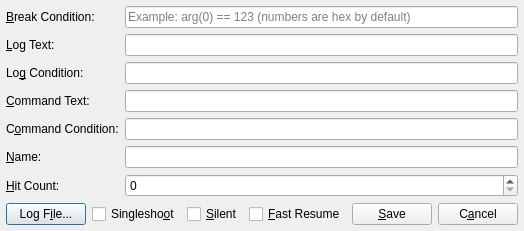
<?xml version="1.0" encoding="UTF-8"?>
<ui version="4.0">
 <class>EditBreakpointDialog</class>
 <widget class="QDialog" name="EditBreakpointDialog">
  <property name="geometry">
   <rect>
    <x>0</x>
    <y>0</y>
    <width>506</width>
    <height>221</height>
   </rect>
  </property>
  <property name="windowTitle">
   <string>Edit breakpoint</string>
  </property>
  <layout class="QVBoxLayout" name="verticalLayout">
   <property name="spacing">
    <number>6</number>
   </property>
   <property name="leftMargin">
    <number>6</number>
   </property>
   <property name="topMargin">
    <number>6</number>
   </property>
   <property name="rightMargin">
    <number>6</number>
   </property>
   <property name="bottomMargin">
    <number>6</number>
   </property>
   <item>
    <layout class="QGridLayout" name="gridLayout">
     <property name="leftMargin">
      <number>0</number>
     </property>
     <property name="bottomMargin">
      <number>0</number>
     </property>
     <property name="horizontalSpacing">
      <number>6</number>
     </property>
     <item row="1" column="0">
      <widget class="QLabel" name="labelLogText">
       <property name="toolTip">
        <string>&lt;html&gt;&lt;head/&gt;&lt;body&gt;&lt;p&gt;This text will be logged whenever the log condition is true.&lt;/p&gt;&lt;p&gt;String formatting can be used to print variables.&lt;/p&gt;&lt;/body&gt;&lt;/html&gt;</string>
       </property>
       <property name="text">
        <string>&amp;Log Text:</string>
       </property>
       <property name="buddy">
        <cstring>editLogText</cstring>
       </property>
      </widget>
     </item>
     <item row="0" column="0">
      <widget class="QLabel" name="labelBreakCondition">
       <property name="toolTip">
        <string>&lt;html&gt;&lt;head/&gt;&lt;body&gt;&lt;p&gt;If this expression evaluates to 1, the debugger will pause.&lt;/p&gt;&lt;p&gt;Set to &lt;span style=&quot; text-decoration: underline;&quot;&gt;0&lt;/span&gt; for a breakpoint that never breaks, but can still do logging and execute commands.&lt;/p&gt;&lt;/body&gt;&lt;/html&gt;</string>
       </property>
       <property name="text">
        <string>&amp;Break Condition:</string>
       </property>
       <property name="openExternalLinks">
        <bool>true</bool>
       </property>
       <property name="buddy">
        <cstring>editBreakCondition</cstring>
       </property>
      </widget>
     </item>
     <item row="0" column="1">
      <widget class="QLineEdit" name="editBreakCondition">
       <property name="placeholderText">
        <string>Example: arg(0) == 123 (numbers are hex by default)</string>
       </property>
      </widget>
     </item>
     <item row="1" column="1">
      <widget class="QLineEdit" name="editLogText"/>
     </item>
     <item row="5" column="1">
      <widget class="QLineEdit" name="editName"/>
     </item>
     <item row="2" column="1">
      <widget class="QLineEdit" name="editLogCondition"/>
     </item>
     <item row="2" column="0">
      <widget class="QLabel" name="labelLogCondition">
       <property name="toolTip">
        <string>&lt;html&gt;&lt;head/&gt;&lt;body&gt;&lt;p&gt;String logging is enabled whenever this expression is evaluated to 1.&lt;/p&gt;&lt;/body&gt;&lt;/html&gt;</string>
       </property>
       <property name="text">
        <string>Lo&amp;g Condition:</string>
       </property>
       <property name="buddy">
        <cstring>editLogCondition</cstring>
       </property>
      </widget>
     </item>
     <item row="5" column="0">
      <widget class="QLabel" name="labelName">
       <property name="text">
        <string>&amp;Name:</string>
       </property>
       <property name="buddy">
        <cstring>editName</cstring>
       </property>
      </widget>
     </item>
     <item row="3" column="0">
      <widget class="QLabel" name="labelCommandText">
       <property name="toolTip">
        <string>&lt;html&gt;&lt;head/&gt;&lt;body&gt;&lt;p&gt;This command will be executed whenever command condition is true.&lt;/p&gt;&lt;p&gt;Currently certain commands, for example, stepping from breakpoint command are not supported.&lt;/p&gt;&lt;/body&gt;&lt;/html&gt;</string>
       </property>
       <property name="text">
        <string>&amp;Command Text:</string>
       </property>
       <property name="buddy">
        <cstring>editCommandText</cstring>
       </property>
      </widget>
     </item>
     <item row="3" column="1">
      <widget class="QLineEdit" name="editCommandText"/>
     </item>
     <item row="6" column="1">
      <widget class="QSpinBox" name="spinHitCount">
       <property name="minimum">
        <number>0</number>
       </property>
       <property name="maximum">
        <number>2000000000</number>
       </property>
      </widget>
     </item>
     <item row="6" column="0">
      <widget class="QLabel" name="labelHitCount">
       <property name="toolTip">
        <string>&lt;html&gt;&lt;head/&gt;&lt;body&gt;&lt;p&gt;The number of times the breakpoint is hit.&lt;/p&gt;&lt;/body&gt;&lt;/html&gt;</string>
       </property>
       <property name="text">
        <string>&amp;Hit Count:</string>
       </property>
       <property name="buddy">
        <cstring>spinHitCount</cstring>
       </property>
      </widget>
     </item>
     <item row="4" column="0">
      <widget class="QLabel" name="labelCommandCondition">
       <property name="toolTip">
        <string>If this expression evaluates to 1, the command specified above is executed.</string>
       </property>
       <property name="text">
        <string>C&amp;ommand Condition:</string>
       </property>
       <property name="buddy">
        <cstring>editCommandCondition</cstring>
       </property>
      </widget>
     </item>
     <item row="4" column="1">
      <widget class="QLineEdit" name="editCommandCondition"/>
     </item>
    </layout>
   </item>
   <item>
    <layout class="QHBoxLayout" name="layoutSaveCancel">
     <item>
      <widget class="QPushButton" name="buttonLogFile">
       <property name="text">
        <string>Log F&amp;ile...</string>
       </property>
      </widget>
     </item>
     <item>
      <spacer name="horizontalSpacer">
       <property name="orientation">
        <enum>Qt::Horizontal</enum>
       </property>
       <property name="sizeHint" stdset="0">
        <size>
         <width>40</width>
         <height>20</height>
        </size>
       </property>
      </spacer>
     </item>
     <item>
      <widget class="QCheckBox" name="checkBoxSingleshoot">
       <property name="toolTip">
        <string>&lt;html&gt;&lt;head/&gt;&lt;body&gt;&lt;p&gt;Remove the breakpoint once it pauses the debuggee.&lt;/p&gt;&lt;/body&gt;&lt;/html&gt;</string>
       </property>
       <property name="text">
        <string>Singlesho&amp;ot</string>
       </property>
      </widget>
     </item>
     <item>
      <widget class="QCheckBox" name="checkBoxSilent">
       <property name="toolTip">
        <string>&lt;html&gt;&lt;head/&gt;&lt;body&gt;&lt;p&gt;Don't print the default breakpoint log.&lt;/p&gt;&lt;/body&gt;&lt;/html&gt;</string>
       </property>
       <property name="text">
        <string>&amp;Silent</string>
       </property>
      </widget>
     </item>
     <item>
      <widget class="QCheckBox" name="checkBoxFastResume">
       <property name="toolTip">
        <string>&lt;html&gt;&lt;head/&gt;&lt;body&gt;&lt;p&gt;Don't enable extended conditional breakpoint features and plugins.&lt;/p&gt;&lt;/body&gt;&lt;/html&gt;</string>
       </property>
       <property name="text">
        <string>&amp;Fast Resume</string>
       </property>
      </widget>
     </item>
     <item>
      <widget class="QPushButton" name="buttonSave">
       <property name="text">
        <string>&amp;Save</string>
       </property>
      </widget>
     </item>
     <item>
      <widget class="QPushButton" name="buttonCancel">
       <property name="text">
        <string>C&amp;ancel</string>
       </property>
      </widget>
     </item>
    </layout>
   </item>
  </layout>
 </widget>
 <tabstops>
  <tabstop>editBreakCondition</tabstop>
  <tabstop>editLogText</tabstop>
  <tabstop>editLogCondition</tabstop>
  <tabstop>editCommandText</tabstop>
  <tabstop>editCommandCondition</tabstop>
  <tabstop>editName</tabstop>
  <tabstop>spinHitCount</tabstop>
  <tabstop>checkBoxSingleshoot</tabstop>
  <tabstop>checkBoxSilent</tabstop>
  <tabstop>checkBoxFastResume</tabstop>
  <tabstop>buttonSave</tabstop>
  <tabstop>buttonCancel</tabstop>
 </tabstops>
 <resources/>
 <connections>
  <connection>
   <sender>buttonCancel</sender>
   <signal>clicked()</signal>
   <receiver>EditBreakpointDialog</receiver>
   <slot>reject()</slot>
   <hints>
    <hint type="sourcelabel">
     <x>397</x>
     <y>442</y>
    </hint>
    <hint type="destinationlabel">
     <x>462</x>
     <y>441</y>
    </hint>
   </hints>
  </connection>
  <connection>
   <sender>buttonSave</sender>
   <signal>clicked()</signal>
   <receiver>EditBreakpointDialog</receiver>
   <slot>accept()</slot>
   <hints>
    <hint type="sourcelabel">
     <x>279</x>
     <y>435</y>
    </hint>
    <hint type="destinationlabel">
     <x>321</x>
     <y>442</y>
    </hint>
   </hints>
  </connection>
 </connections>
</ui>
